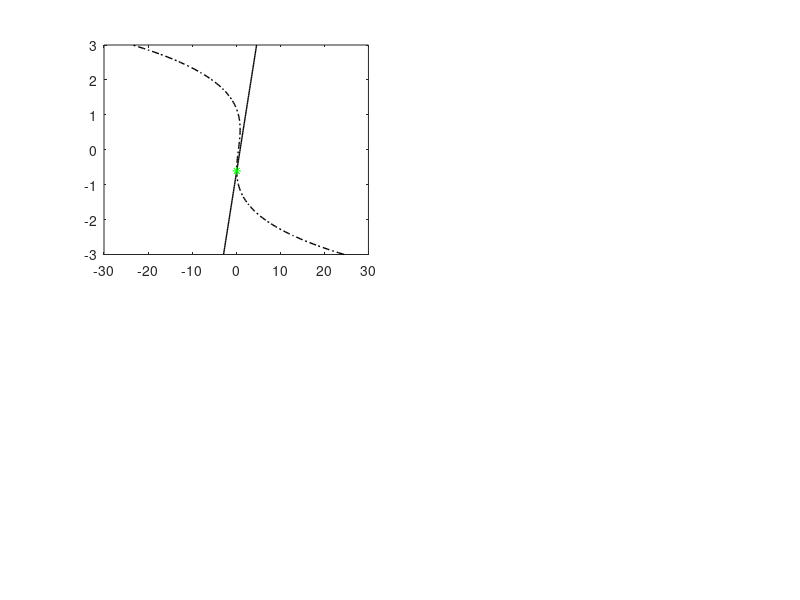

This figure's MATLAB source: (Note: this script raises an error after producing the figure.)
%
%                     Fitzhugh-Nagumo Model
%          Subcritical and supercritical Hopf Bifurcations
%                
%
%%%%%%%%%%%%%%%%%%%%%%%%%%%%%%%%%%%%%%%%%%%%%%%%%%%%%%%%%%%%%%%%%

clf 
close all 
figure('Position',[1 200 1200 1000]); % Specify window size
%global I;   % Need this so that function "f" knows about variable I
eps=0.1;
for I = [0.5:0.002:.565];  % Loop over different values of applied current I

f = @(t,y) [ (y(1) - y(1).^3 - y(2) + I); eps*(y(1) + 0.7 - 0.8*y(2) +0.07*sin(0.01*t) ) ];
f1 = @(t,y) [ -(y(1) - y(1).^3 - y(2) + I); -eps*(y(1) + 0.7 - 0.8*y(2)) ];
g = @(y) f(0,y);

fp = fsolve(g,[0 -0.5]);       % Find the fixed point
Vss = fp(1); Wss = fp(2);   % Get the steady-state V and W values from "fp"
J = [ [1 - Vss^2, -1]; [eps, -0.8*eps]];  % The Jacobian
Lambda = eig(J);                          % Eigenvalues of Jacobian

V = [-3:0.05:3];
WN = (V + 0.7) / 0.8;  % W-nullcline
VN = V - V.^3 + I;   % V-nullcline

%%%%%%%%%%%%%%%%%%%%%%%     PANEL  1     %%%%%%%%%%%%%%%%%%%%%%%%
subplot(2,2,1);
hold off;
plot(WN,V, 'k-', 'linewidth', 1);    % plot the W-nullcline
hold on;
plot(VN,V, 'k-.', 'linewidth', 1);   % plot the V-nullcline
hold on 
plot(Wss,Vss, '*', 'color','g');
hold on 

options = odeset('RelTol',1e-6,'AbsTol',[1e-8 1e-8]);
[T,Y] = ode15s(f,(0:0.1:1450),[0,2],options);
%[T1,Y1] = ode15s(f1,(0:0.1:450),[0,0.5],options);
%[T Y] = ode45s(f, [0 150], [1, 0]);
plot(Y(:,2), Y(:,1), 'b-', 'linewidth', 1.5);
hold on
%plot(Y1(:,2), Y1(:,1), 'r-', 'linewidth', 1.5);
title(['Phase plane, I=', num2str(I)], 'fontsize', 16);
xlabel('V(t)'); ylabel('W(t)');
axis([-1.5 2.5 -2.5 2.5]);

%%%%%%%%%%%%%%%%%%%%%%%     PANEL  2     %%%%%%%%%%%%%%%%%%%%%%%%
subplot(2,2,2); hold off;
plot(T, Y(:,1), 'b-', 'linewidth', 1.5); hold on;
plot([0 90],[Vss Vss],'k:', 'linewidth', 1.5);
title('Voltage vs time', 'fontsize', 16);
xlabel('time'); ylabel('V(t)');
axis tight;

%%%%%%%%%%%%%%%%%%%%%%%     PANEL  3     %%%%%%%%%%%%%%%%%%%%%%%%
subplot(2,2,3); hold on;

%if real(Lambda(1)) > 0
    color1 = [1 0 1];   % Red color  ([R G B] values)
%else 
    color2 = [0 1 1];   % Blue color ([R G B] values)
%end;
plot(real(Lambda(1)),imag(Lambda(1)), '*', 'color', color1);
plot(real(Lambda(2)),imag(Lambda(2)), '*', 'color', color2);
title(['Real(\lambda)=',num2str(real(Lambda(1)))], 'fontsize', 16);
axis tight;

%%%%%%%%%%%%%%%%%%%%%%%     PANEL  4     %%%%%%%%%%%%%%%%%%%%%%%%
subplot(2,2,4); hold on;
[T Y] = ode15s(f, [0 400], Y(length(T),:) );  % Run some more in order
%[T1 Y1] = ode15s(f1, [0 400], Y1(length(T),:) );  % to settle at equilibrium
plot(I, min(Y(:,1)), 'b.');       % minimum of V(t): a magenta point
plot(I, max(Y(:,1)), 'b.');       % maximum of V(t): a magenta point
plot(I,Vss,'color','b');    % Fixed point: a red or blue point
%plot(I, min(Y1(:,1)), 'r.');       % minimum of V(t): a magenta point
%plot(I, max(Y1(:,1)), 'r.');       % maximum of V(t): a magenta point
title('Bifurcation diagram (V_{min}, V_{max}, V*)', 'fontsize', 12);
xlabel('I'); ylabel('V equilibrium');
axis tight;
drawnow;

end;



